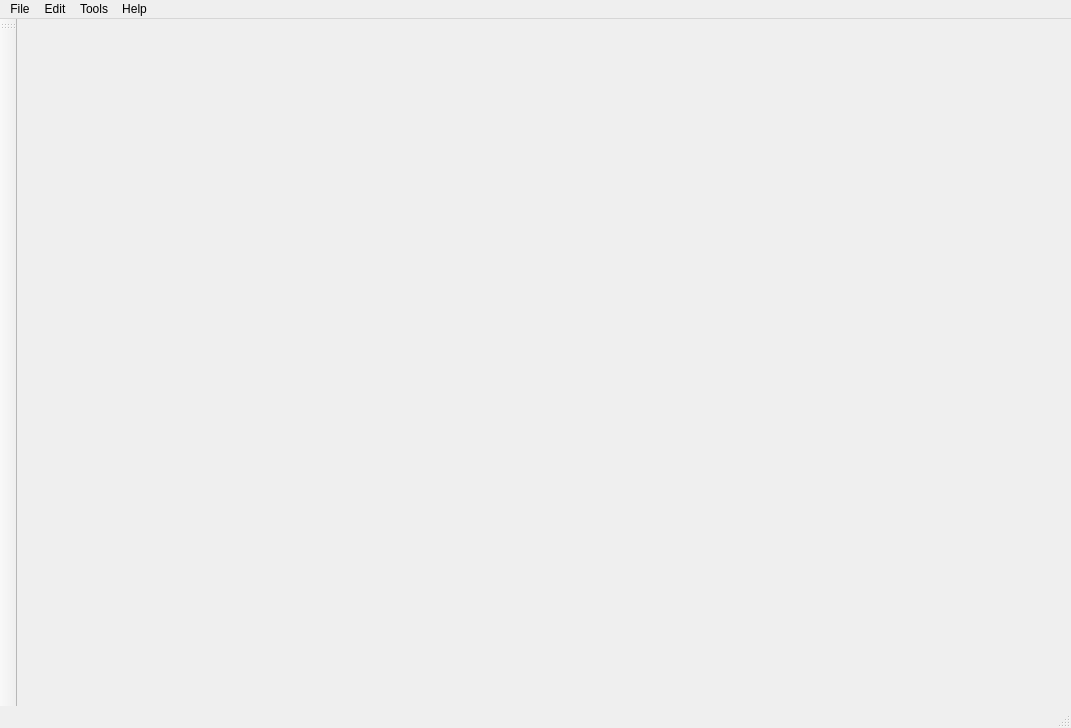
<?xml version="1.0" encoding="UTF-8"?>
<ui version="4.0">
 <class>MainWindow</class>
 <widget class="QMainWindow" name="MainWindow">
  <property name="geometry">
   <rect>
    <x>0</x>
    <y>0</y>
    <width>1071</width>
    <height>728</height>
   </rect>
  </property>
  <property name="windowTitle">
   <string>QT Bitmap Editor</string>
  </property>
  <property name="windowIcon">
   <iconset resource="icons.qrc">
    <normaloff>:/src/icons/icon.png</normaloff>:/src/icons/icon.png</iconset>
  </property>
  <widget class="QWidget" name="centralwidget"/>
  <widget class="QMenuBar" name="menubar">
   <property name="geometry">
    <rect>
     <x>0</x>
     <y>0</y>
     <width>1071</width>
     <height>25</height>
    </rect>
   </property>
   <widget class="QMenu" name="menuFile">
    <property name="title">
     <string>File</string>
    </property>
    <widget class="QMenu" name="menuImport_from">
     <property name="title">
      <string>Import from...</string>
     </property>
     <addaction name="actionFrom_file"/>
     <addaction name="actionFrom_camera"/>
    </widget>
    <addaction name="actionNew_project"/>
    <addaction name="actionOpen_project"/>
    <addaction name="separator"/>
    <addaction name="actionSave_project"/>
    <addaction name="menuImport_from"/>
    <addaction name="actionExport_image"/>
    <addaction name="actionPrint"/>
    <addaction name="separator"/>
    <addaction name="actionExit"/>
   </widget>
   <widget class="QMenu" name="menuTools">
    <property name="title">
     <string>Tools</string>
    </property>
    <addaction name="actionEye_Dropper"/>
    <addaction name="actionPen"/>
    <addaction name="actionEraser"/>
    <addaction name="actionBrush"/>
    <addaction name="actionFill"/>
    <addaction name="actionText"/>
   </widget>
   <widget class="QMenu" name="menuHelp">
    <property name="title">
     <string>Help</string>
    </property>
    <addaction name="actionAbout"/>
   </widget>
   <widget class="QMenu" name="menuEdit">
    <property name="title">
     <string>Edit</string>
    </property>
    <addaction name="actionSwitch_Image_Mask"/>
    <addaction name="actionZoom_in"/>
    <addaction name="actionZoom_out"/>
    <addaction name="separator"/>
    <addaction name="actionAdd_layer"/>
    <addaction name="actionRemove_layer"/>
    <addaction name="separator"/>
   </widget>
   <addaction name="menuFile"/>
   <addaction name="menuEdit"/>
   <addaction name="menuTools"/>
   <addaction name="menuHelp"/>
  </widget>
  <widget class="QStatusBar" name="statusbar"/>
  <widget class="QToolBar" name="toolBar">
   <property name="windowTitle">
    <string>Tool bar</string>
   </property>
   <property name="orientation">
    <enum>Qt::Orientation::Vertical</enum>
   </property>
   <attribute name="toolBarArea">
    <enum>LeftToolBarArea</enum>
   </attribute>
   <attribute name="toolBarBreak">
    <bool>false</bool>
   </attribute>
  </widget>
  <action name="actionNew_project">
   <property name="icon">
    <iconset theme="document-new"/>
   </property>
   <property name="text">
    <string>New project</string>
   </property>
   <property name="shortcut">
    <string>Ctrl+N</string>
   </property>
  </action>
  <action name="actionOpen_project">
   <property name="icon">
    <iconset theme="document-open"/>
   </property>
   <property name="text">
    <string>Open project</string>
   </property>
   <property name="shortcut">
    <string>Ctrl+O</string>
   </property>
  </action>
  <action name="actionExport_image">
   <property name="text">
    <string>Export</string>
   </property>
  </action>
  <action name="actionExit">
   <property name="icon">
    <iconset theme="application-exit"/>
   </property>
   <property name="text">
    <string>Exit</string>
   </property>
  </action>
  <action name="actionPrint">
   <property name="icon">
    <iconset theme="document-print"/>
   </property>
   <property name="text">
    <string>Print</string>
   </property>
  </action>
  <action name="actionAbout">
   <property name="icon">
    <iconset theme="dialog-information"/>
   </property>
   <property name="text">
    <string>About</string>
   </property>
  </action>
  <action name="actionPen">
   <property name="icon">
    <iconset resource="icons.qrc">
     <normaloff>:/src/icons/pen.png</normaloff>:/src/icons/pen.png</iconset>
   </property>
   <property name="text">
    <string>Pen</string>
   </property>
  </action>
  <action name="actionBrush">
   <property name="icon">
    <iconset resource="icons.qrc">
     <normaloff>:/src/icons/brush.png</normaloff>:/src/icons/brush.png</iconset>
   </property>
   <property name="text">
    <string>Brush</string>
   </property>
  </action>
  <action name="actionFill">
   <property name="icon">
    <iconset resource="icons.qrc">
     <normaloff>:/src/icons/fill.png</normaloff>:/src/icons/fill.png</iconset>
   </property>
   <property name="text">
    <string>Fill</string>
   </property>
  </action>
  <action name="actionText">
   <property name="icon">
    <iconset resource="icons.qrc">
     <normaloff>:/src/icons/text.png</normaloff>:/src/icons/text.png</iconset>
   </property>
   <property name="text">
    <string>Text</string>
   </property>
  </action>
  <action name="actionEraser">
   <property name="icon">
    <iconset resource="icons.qrc">
     <normaloff>:/src/icons/eraser.png</normaloff>:/src/icons/eraser.png</iconset>
   </property>
   <property name="text">
    <string>Eraser</string>
   </property>
  </action>
  <action name="actionAdd_layer">
   <property name="icon">
    <iconset resource="icons.qrc">
     <normaloff>:/src/icons/new_layer.png</normaloff>:/src/icons/new_layer.png</iconset>
   </property>
   <property name="text">
    <string>Add layer</string>
   </property>
  </action>
  <action name="actionRemove_layer">
   <property name="icon">
    <iconset resource="icons.qrc">
     <normaloff>:/src/icons/remove_layer.png</normaloff>:/src/icons/remove_layer.png</iconset>
   </property>
   <property name="text">
    <string>Remove layer</string>
   </property>
  </action>
  <action name="actionZoom_in">
   <property name="icon">
    <iconset resource="icons.qrc">
     <normaloff>:/src/icons/zoom_in.png</normaloff>:/src/icons/zoom_in.png</iconset>
   </property>
   <property name="text">
    <string>Zoom in</string>
   </property>
   <property name="shortcut">
    <string>Ctrl++</string>
   </property>
  </action>
  <action name="actionZoom_out">
   <property name="icon">
    <iconset resource="icons.qrc">
     <normaloff>:/src/icons/zoom_out.png</normaloff>:/src/icons/zoom_out.png</iconset>
   </property>
   <property name="text">
    <string>Zoom out</string>
   </property>
   <property name="shortcut">
    <string>Ctrl+-</string>
   </property>
  </action>
  <action name="actionSave_project">
   <property name="icon">
    <iconset theme="document-save"/>
   </property>
   <property name="text">
    <string>Save project</string>
   </property>
   <property name="shortcut">
    <string>Ctrl+S</string>
   </property>
  </action>
  <action name="actionEye_Dropper">
   <property name="icon">
    <iconset resource="icons.qrc">
     <normaloff>:/src/icons/color_picker.png</normaloff>:/src/icons/color_picker.png</iconset>
   </property>
   <property name="text">
    <string>Eye Dropper</string>
   </property>
  </action>
  <action name="actionSwitch_Image_Mask">
   <property name="text">
    <string>Switch Image/Mask</string>
   </property>
   <property name="shortcut">
    <string>Ctrl+W</string>
   </property>
  </action>
  <action name="actionImport_image_from_camera">
   <property name="text">
    <string>Import image from camera</string>
   </property>
  </action>
  <action name="actionFrom_file">
   <property name="text">
    <string>From file</string>
   </property>
  </action>
  <action name="actionFrom_camera">
   <property name="text">
    <string>From camera</string>
   </property>
  </action>
 </widget>
 <resources>
  <include location="icons.qrc"/>
 </resources>
 <connections/>
</ui>
